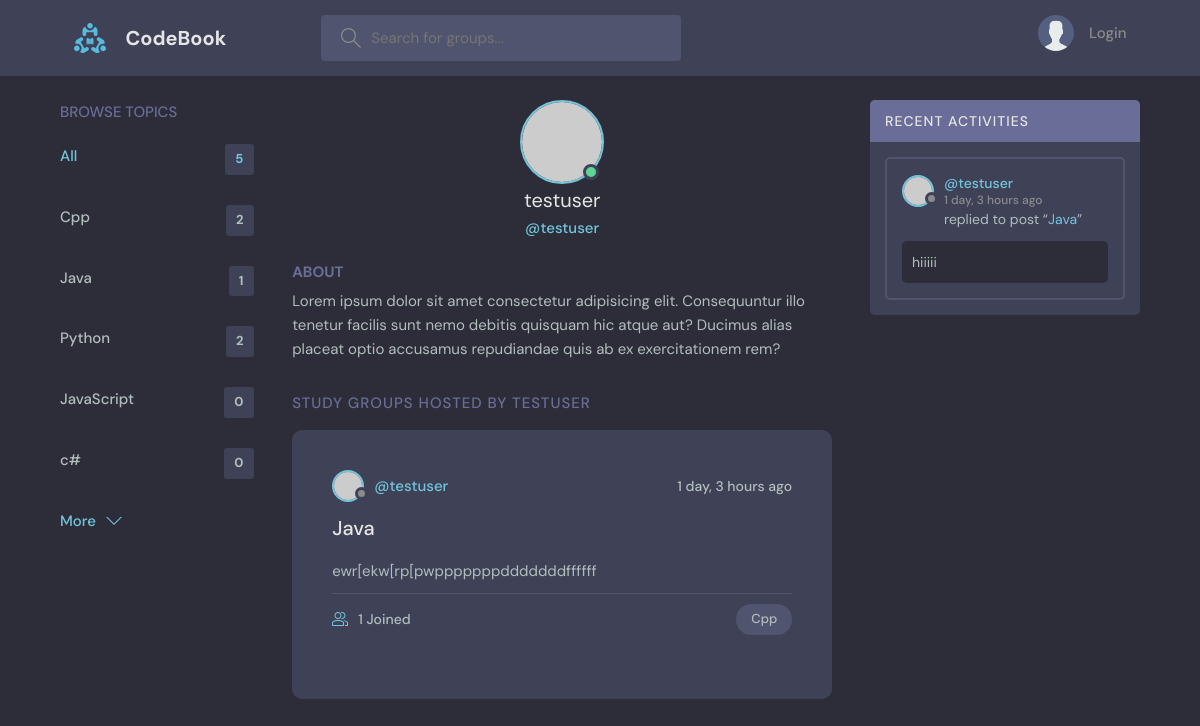
/users-profile/4/, run on the app's committed database.
### main/models.py (models this page shows, shortened)
class Topic (models.Model):
    name = models.CharField(max_length=200)
    def __str__(self):
        return self.name

class Group(models.Model):
    host = models.ForeignKey(User, on_delete=models.SET_NULL, null=True)
    topic = models.ForeignKey(Topic, on_delete=models.CASCADE)
    name = models.CharField(max_length=200)
    discription = models.TextField(null=True, blank=True)
    participants = models.ManyToManyField(User, related_name='participants', blank=False)
    updated = models.DateTimeField(auto_now=True)
    created = models.DateTimeField(auto_now_add=True)
    class Meta:
        ordering = ['-updated', '-created']

class Message(models.Model):
    sender = models.ForeignKey(User, on_delete=models.CASCADE)
    group = models.ForeignKey("Group", on_delete=models.CASCADE)
    body = models.TextField()
    updated = models.DateTimeField(auto_now=True)
    created = models.DateTimeField(auto_now_add=True)

### main/views.py (the view)
# urls.py: path('users-profile/<str:pk>/', views.users_profile, name='users-profile'),
def users_profile (request, pk):
    user = User.objects.get(id=pk)
    groups = user.group_set.all()
    topics = Topic.objects.all()
    msgs = user.message_set.all()
    all_count = Group.objects.all().count()
    return render(request, 'main/users_profile.html', {
        'user': user,
        'groups':groups,
        'topics': topics,
        'group_count': groups.count(),
        'msgs': msgs,
        'all': all_count,
    })

### main/templates/main/users_profile.html (shortened to what this page needs)
{% extends "base.html" %}
{% block content %}
<main class="profile-page layout layout--3">
  <div class="container">
    <div class="topics">
      {% include "main/components/topics.html" %}
    </div>
    <div class="roomList">
      <div class="profile">
        <div class="profile__avatar">
          <div class="avatar avatar--large active">
            <img src="https://randomuser.me/api/portraits/men/11.jpg" />
          </div>
        </div>
        <div class="profile__info">
          <h3>{{user.username}}</h3>
          <p>@{{user.username}}</p>
        </div>
        <div class="profile__about">
          <h3>About</h3>
          <p>
            Lorem ipsum dolor sit amet consectetur adipisicing elit. Consequuntur illo tenetur
            facilis sunt nemo debitis quisquam hic atque aut? Ducimus alias placeat optio
            accusamus repudiandae quis ab ex exercitationem rem?
          </p>
        </div>
      </div>
      <div class="roomList__header">
        <div>
          <h2>Study Groups Hosted by {{user.username}}</a>
          </h2>
        </div>
      </div>
      <div class="roomListRoom">
        {% include "main/components/feed.html" %}
      </div>
    </div>
    <div class="activities">
      {% include "main/components/recent_activity.html" %}
    </div>
  </div>
</main>
{% endblock %}

### main/templates/main/components/topics.html (shortened to what this page needs)
<div class="topics__header">
  <h2>Browse Topics</h2>
</div>
<ul class="topics__list">
  <li>
    <a href="{% url 'main-home' %}" class="active">All <span>{{all}}</span></a>
  </li>
  {% for topic in topics %}
  <li>
    <a href="{% url 'main-home' %}?q={{topic.name}}"
      >{{topic}} <span>{{topic.group_set.all.count}}</span></a
    >
  </li>
  {% endfor %}
  <a class="btn btn--link" href="topics.html">
    More
    <svg
      version="1.1"
      xmlns="http://www.w3.org/2000/svg"
      width="32"
      height="32"
      viewBox="0 0 32 32"
    >
      <title>chevron-down</title>
      <path d="M16 21l-13-13h-3l16 16 16-16h-3l-13 13z"></path>
    </svg>
  </a>
</ul>

### main/templates/main/components/feed.html (shortened to what this page needs)
{% for group in groups %}
<div class="roomListRoom">
    <div class="roomListRoom__header">
    <a href="{% url 'users-profile' group.host.id %}" class="roomListRoom__author">
        <div class="avatar avatar--small">
        <img src="https://randomuser.me/api/portraits/women/11.jpg" />
      </div>
      <span>@{{group.host.username}}</span>
    </a>
    <div class="roomListRoom__actions">
        <span>{{group.created|timesince}} ago</span>
    </div>
  </div>
    <div class="roomListRoom__content">
    <a href="{% url 'group-veiw' group.id %}">{{group.name}}</a>
     <p>
        {{group.discription}}
    </p>
    </div>
    <div class="roomListRoom__meta">
    <a href="room.html" class="roomListRoom__joined">
      {{group.participants.count}} Joined
    </a>
    <p class="roomListRoom__topic">{{group.topic.name}}</p>
  </div>
</div>
{% endfor %}

### main/templates/main/components/recent_activity.html (shortened to what this page needs)
<div class="activities__header">
  <h2>Recent Activities</h2>
</div>
{% for msg in msgs %}
<div class="activities__box">
  <div class="activities__boxHeader roomListRoom__header">
    <a
      href="{% url 'users-profile' msg.sender.id %}"
      class="roomListRoom__author"
    >
      <div class="avatar avatar--small">
        <img src="https://randomuser.me/api/portraits/women/11.jpg" />
      </div>
      <p>
        @{{msg.sender}}
        <span>{{msg.created|timesince}} ago</span>
      </p>
    </a>
  </div>
  <div class="activities__boxContent">
    <p>
      replied to post “<a href="{% url 'group-veiw' msg.group.id %}"
        >{{msg.group.name}}</a
      >”
    </p>
    <div class="activities__boxRoomContent">{{msg.body}}</div>
  </div>
</div>
{% endfor %}

### data on the page
Topic: name "Cpp", group_set.all.count "2"
Topic: name "Java", group_set.all.count "1"
Topic: name "Python", group_set.all.count "2"
Topic: name "JavaScript", group_set.all.count "0"
Topic: name "c#", group_set.all.count "0"
Group: host.username "testuser", created "1 day, 3 hours", name "Java", discription "ewr[ekw[rp[pwpppppppdddddddffffff", participants.count "1", topic.name "Cpp"
Message: sender "testuser", created "1 day, 3 hours", group.name "Java", body "hiiiii"

### other printed values
{{ all }} "5"
{{ user.username }} "testuser"
{{ user.username }} "TESTUSER"
